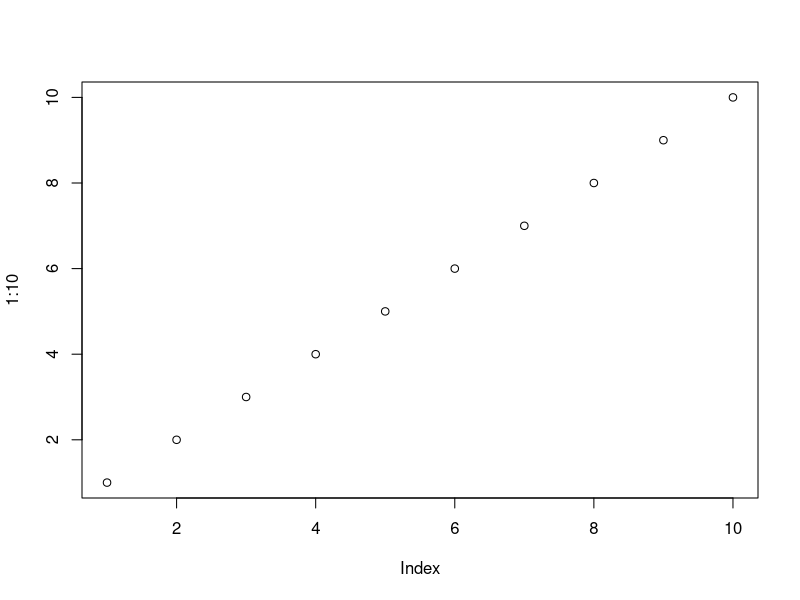
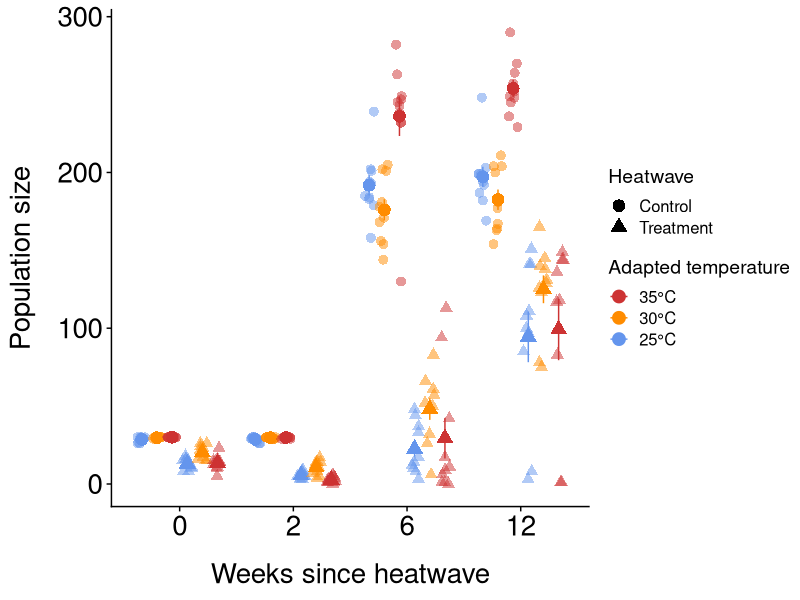
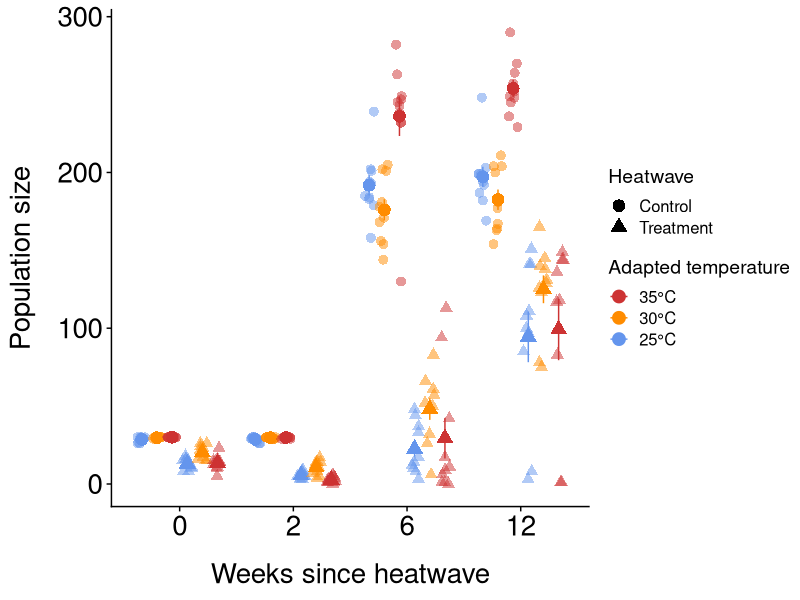
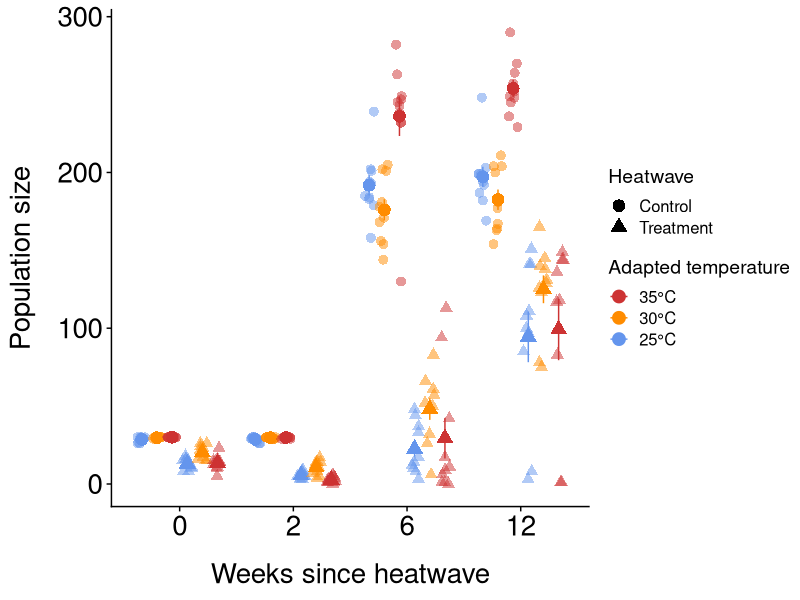

These figures' R source, in order:
#TESS SAYS: remove this and use the code below to get the data in
#set your working directory - this will be different on your computer
#setwd("/Users/taresa/Documents/R stuff/TaresaHeatwave/Data")

#load the packages that I need for this code
library(ggplot2)
library(tidyverse)
library(cowplot)
library(ggpubr)

#Tess's ggplot theme
theme_tess <- function () { 
  theme_cowplot()+ #cowplot is an existing nice looking plot type thing
    theme(axis.title.y = element_text(margin = margin(t = 0, r = 15, b = 0, l = 0)))+
    theme(axis.title.x = element_text(margin = margin(t = 15, r = 0, b = 0, l = 0)))+
    theme(axis.text.x=element_text(size=20))+
    theme(axis.text.y=element_text(size=20))+
    theme(axis.title.x=element_text(size=20))+
    theme(axis.title.y=element_text(size=20))+
    theme(plot.title = element_text(hjust = 0.5,size=20))+
    theme(axis.title.y=element_text(size=20))
}

#get data in
#TESS SAYS: I changed this so that it should now open on both our computers
data <-read.csv("./data/heatwavepopulationwk12.csv",stringsAsFactors = FALSE,
                strip.white = TRUE, na.strings = c("NA",""))

data$heatwave <- factor(data$heatwave, levels = c(0, 1))

data$adapted_temp<-as.factor(data$adapted_temp) #make adapted temp into a factor so we can color code by it in the plot


##MAIN PLOT

#TESS SAYS: changed the name of this dataframe to be descriptive so we know what it is
#filter to just the controls
controls <- data %>%
  filter(heatwave == "0", weeks_since_heatwave %in% c("0", "2", "6", "12"))

# Then calculate summary stats
summary_data <- data %>%
  group_by(adapted_temp, heatwave, weeks_since_heatwave) %>%
  summarise(mean = mean(alive),
            n=n(),
            sd = sd(alive),
            se = sd / sqrt(n))

summary_data$heatwave <- factor(summary_data$heatwave, levels = c(0, 1))
summary_data$group_id <- interaction(summary_data$adapted_temp, summary_data$heatwave)
data$group_id <- interaction(data$adapted_temp, data$heatwave)

# Convert weeks_since_heatwave to a factor with levels
data$weeks_since_heatwave <- factor(data$weeks_since_heatwave, 
                                    levels = c( "0", "pad2", "2", "pad3", "6", "pad6", "12"))

summary_data$weeks_since_heatwave <- factor(summary_data$weeks_since_heatwave, 
                                            levels = c( "0", "pad2", "2", "pad3", "6", "pad6", "12"))

p <- ggplot(summary_data, aes(x = weeks_since_heatwave, y = mean, color = adapted_temp, shape = heatwave, group = group_id)) +
  geom_point(size = 4, position = position_dodge(width = 0.8)) +
  #scale_x_discrete(expand = c(0.9, 2)) +
  geom_jitter(data = data,
              aes(x = weeks_since_heatwave, y = alive, color = adapted_temp, shape = heatwave, group = group_id),
              position = position_jitterdodge(jitter.width = 0.3, dodge.width = 0.8), 
              size = 3, alpha = 0.5) +
  geom_errorbar(aes(ymin = mean - se, ymax = mean + se),
                position = position_dodge(width = 0.8),
                width = 0) +
  scale_shape_manual(values = c("0" = 16, "1" = 17),  
                     name = "Heatwave",
                     labels = c("0" = "Control", "1" = "Treatment")) +
  scale_color_manual(values = c("cornflowerblue", "darkorange", "brown3"),
                     name = "Adapted temperature",
                     labels = c("25°C", "30°C", "35°C"),
                     breaks = c("25", "30", "35"),
                     guide = guide_legend(reverse = TRUE)) +
  xlab("Weeks since heatwave") +
  ylab("Population size") +
  scale_x_discrete (breaks = c("0", "2", "6", "12"), labels = c("0", "2", "6", "12")) +
  theme_tess()

quartz()         # Opens a new plotting window
plot(1:10)       # Your plot appears in that window
print(p) #this opens the plot in a new window

windows();p

ggsave(file="Figures/Taresapopusizefigure.pdf", p, width = 22, height = 22, units = "cm") #close the file before you save
